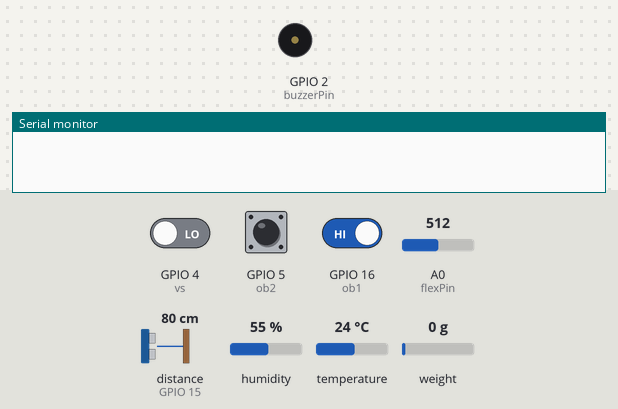
A sketch run on a simulated ESP8266 (NodeMCU). Parts: buzzer (waves = sounding, pin HIGH), the last lines printed to the serial monitor. Wiring (inferred from the names in the program): ultrasonic range finder: trigger GPIO 13; echo GPIO 15. The inputs (shaded band) are chosen by the test bench; at power-on: distance to the obstacle (sensor on GPIO 15) 80 cm, GPIO 4 (vs) LOW, GPIO 16 (ob1) HIGH, GPIO 5 (ob2) HIGH, A0 (flexPin) = 512, humidity 55 %, temperature 24 °C, weight on the scale 0 g. The echo pulse lasts 58.3 µs per cm; WiFi joins after 1.5 s; servers stay silent unless stated; pins used as bus, display or sensor lines are not drawn.

Above: at 0.0 s.
At 4.8 s:
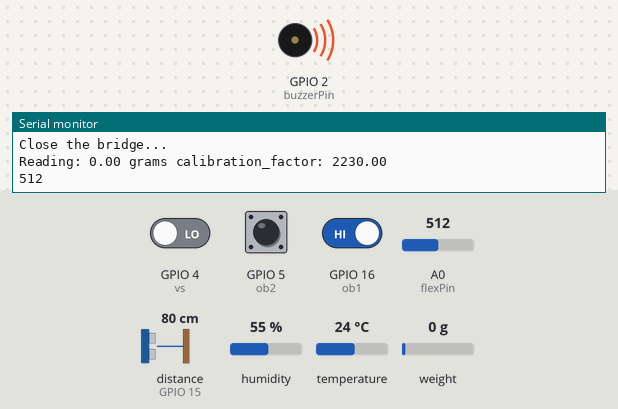
4.9 s: distance to the obstacle (sensor on GPIO 15) set to 299 cm
11.9 s: GPIO 4 (vs) driven HIGH and GPIO 16 (ob1) driven LOW
Timing chart, 0 to 14.9 s (numbered marks = the images above; inputs shaded):
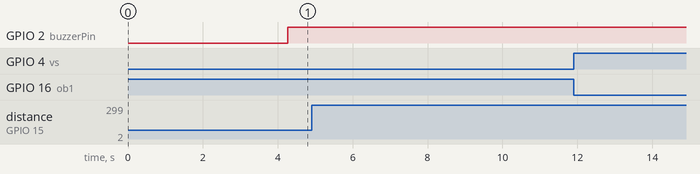

The sketch:

bridge_final.ino
```cpp
#include <DHT.h>  // Including library for dht

#include <ESP8266WiFi.h>

#include "HX711.h"

HX711 scale(12, 14);

float calibration_factor = 2230; // this calibration factor is adjusted according to my load cell
float units;
float ounces;
const int buzzerPin = 2;

//Constants:
const int flexPin = A0; //pin A0 to read analog input

//Variables:


String apiKey = "AULUV71GF2VCKFIZ";     //  Enter your Write API key from ThingSpeak

const char *ssid =  "xtz";     // replace with your wifi ssid and wpa2 key
const char *pass =  "nopass123";
const char* server = "api.thingspeak.com";

#define DHTPIN 0          //pin where the dht11 is connected

int ob1 = 16;
int ob2 = 5;
const int trigP = 13;  //D4 Or GPIO-2 of nodemcu
const int echoP = 15;  //D3 Or GPIO-0 of nodemcu
int vs =4;

long duration,m;
int d,cm;
int c=0;


DHT dht(DHTPIN, DHT11);


int readPing(){
  delay(70);
  digitalWrite(trigP,LOW);   delayMicroseconds(5);
  digitalWrite(trigP,HIGH);  delayMicroseconds(10);
  digitalWrite(trigP,LOW);

  duration = pulseIn(echoP,HIGH);

  cm=(duration/2)/29.1; //*0.0341
  if (cm==0){
    cm=250;
  }
  if (cm>=250)
  {
    cm=250;
  }
  return cm;
}

long vibration(){
 m=pulseIn (vs, HIGH);  //wait for the pin to get HIGH and returns measurement
  return m;
}


float weight() {

  scale.set_scale(calibration_factor); //Adjust to this calibration factor

  Serial.print("Reading: ");
  units = scale.get_units(), 10;
  if (units < 0)
  {
    units = 0.00;
  }
  ounces = units * 0.035274;
  Serial.print(units);
  Serial.print(" grams");
  Serial.print(" calibration_factor: ");
  Serial.print(calibration_factor);
  Serial.println();

  if(Serial.available())
  {
    char temp = Serial.read();
    if(temp == '+' || temp == 'a')
      calibration_factor += 1;
    else if(temp == '-' || temp == 'z')
      calibration_factor -= 1;
  }
  return units;
}

WiFiClient client;

void setup()
{
    //   Serial.begin(115200);
       delay(10);
       dht.begin();

       Serial.println("Connecting to ");
       Serial.println(ssid);


       WiFi.begin(ssid, pass);

      while (WiFi.status() != WL_CONNECTED)
     {
            delay(500);
            Serial.print(".");
     }
      Serial.println("");
      Serial.println("WiFi connected");

 pinMode(trigP, OUTPUT);  // Sets the trigPin as an Output
 pinMode(echoP, INPUT);   // Sets the echoPin as an Input
 pinMode(vs, INPUT);
 pinMode(ob1, INPUT);
 pinMode(ob2, INPUT);
 pinMode(buzzerPin,OUTPUT);
 Serial.begin(9600);      // Open serial channel at 9600 baud rate

  Serial.println("HX711 calibration sketch");
  Serial.println("Remove all weight from scale");
  Serial.println("After readings begin, place known weight on scale");
  Serial.println("Press + or a to increase calibration factor");
  Serial.println("Press - or z to decrease calibration factor");

  scale.set_scale();
  scale.tare();  //Reset the scale to 0

  long zero_factor = scale.read_average(); //Get a baseline reading
  Serial.print("Zero factor: "); //This can be used to remove the need to tare the scale. Useful in permanent scale projects.
  Serial.println(zero_factor);

}


void loop()
{

      float h = dht.readHumidity();
      float t = dht.readTemperature();
      int f; //save analog value

    d = readPing();
   float wt = weight();
    m=digitalRead(vs);
   // Serial.println(distance);
    //delay(300);

  f = analogRead(flexPin);         //Read and save analog value from potentiometer
  Serial.println(f);               //Print value
  delay(100);

   if(digitalRead(ob1)==LOW){
   c++;
     }
   if(digitalRead(ob2)==LOW){
   c--;
     }
     if(c<0){
      c=0;
     }


              if (isnan(h) || isnan(t) || isnan(d)|| isnan(m)|| isnan(c)|| isnan(f)|| isnan(wt))
                 {
                     Serial.println("Failed to read from DHT sensor!");
                      return;
                 }

                         if (client.connect(server,80))   //   "184.106.153.149" or api.thingspeak.com
                      {

                             String postStr = apiKey;
                             postStr +="&field1=";
                             postStr += String(t);
                             postStr +="&field2=";
                             postStr += String(h);
                             postStr +="&field3=";
                             postStr += String(d);
                             postStr +="&field4=";
                             postStr += String(m);
                             postStr +="&field5=";
                             postStr += String(c);
                               postStr +="&field6=";
                             postStr += String(f);
                              postStr +="&field7=";
                             postStr += String(wt);
                             postStr += "\r\n\r\n";

                             client.print("POST /update HTTP/1.1\n");
                             client.print("Host: api.thingspeak.com\n");
                             client.print("Connection: close\n");
                             client.print("X-THINGSPEAKAPIKEY: "+apiKey+"\n");
                             client.print("Content-Type: application/x-www-form-urlencoded\n");
                             client.print("Content-Length: ");
                             client.print(postStr.length());
                             client.print("\n\n");
                             client.print(postStr);

                             Serial.print("Temperature: ");
                             Serial.print(t);
                             Serial.print(" degrees Celcius,Water level,Height: ");
                             Serial.print(d);
                              Serial.print(" Vibration: ");
                             Serial.print(m);
                             Serial.print(" No of Vehicle: ");
                             Serial.print(c);
                             Serial.print("  Humidity: ");
                             Serial.print(h);
                              Serial.print(" Bending: ");
                             Serial.print(f);
                             Serial.print(" Bridge Load: ");
                             Serial.print(wt);
                             Serial.println("%. Send to Thingspeak.");
                        }
          client.stop();

          Serial.println("Waiting...");

      if ( t > 60 || d > 20 || m > 0 || c > 10 || f > 20 || wt > 20)
      {
        digitalWrite(buzzerPin,HIGH);
        Serial.println("Bridge is in Danger...");
        Serial.println("Alert has been send to base station...");
        Serial.println("Close the bridge...");

      }
    else{
      digitalWrite(buzzerPin,LOW);
        Serial.println("Bridge is Safe...");
        Serial.println("Everything is fine...");
        Serial.println("Data send to the base station...");

    }


  // thingspeak needs minimum 15 sec delay between updates
  delay(200);
}
```
